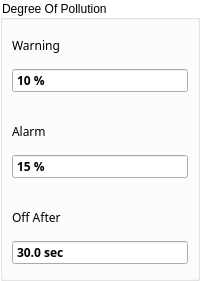
       <widget class="QGroupBox" name="groupBoxDegreeOfPollution">
        <property name="sizePolicy">
         <sizepolicy hsizetype="Preferred" vsizetype="Preferred">
          <horstretch>0</horstretch>
          <verstretch>0</verstretch>
         </sizepolicy>
        </property>
        <property name="styleSheet">
         <string notr="true">QGroupBox{
    background-color: transparent;
}</string>
        </property>
        <property name="title">
         <string>Degree Of Pollution </string>
        </property>
        <layout class="QGridLayout" name="gridLayout_23">
         <property name="leftMargin">
          <number>0</number>
         </property>
         <property name="topMargin">
          <number>0</number>
         </property>
         <property name="rightMargin">
          <number>0</number>
         </property>
         <property name="bottomMargin">
          <number>4</number>
         </property>
         <property name="spacing">
          <number>4</number>
         </property>
         <item row="0" column="0">
          <widget class="ContentBoardItem" name="widgetDashBoardDegreeOfPollutionLevelWarning" native="true">
           <property name="minimumSize">
            <size>
             <width>0</width>
             <height>82</height>
            </size>
           </property>
           <property name="maximumSize">
            <size>
             <width>16777215</width>
             <height>82</height>
            </size>
           </property>
           <property name="styleSheet">
            <string notr="true">QDoubleSpinBox::focus{
 border: 2px solid rgb(0,95,135);
}</string>
           </property>
           <layout class="QGridLayout" name="gridLayout_63">
            <property name="leftMargin">
             <number>9</number>
            </property>
            <property name="topMargin">
             <number>9</number>
            </property>
            <property name="rightMargin">
             <number>9</number>
            </property>
            <property name="bottomMargin">
             <number>9</number>
            </property>
            <property name="spacing">
             <number>6</number>
            </property>
            <item row="0" column="0">
             <widget class="QLabel" name="labelContentBoardDegreeOfPollutionLevelWarning">
              <property name="font">
               <font>
                <family>Siemens Sans</family>
               </font>
              </property>
              <property name="text">
               <string>Warning</string>
              </property>
             </widget>
            </item>
            <item row="1" column="0">
             <widget class="QDoubleSpinBox" name="doubleSpinBoxDegreeOfPollutionLevelWarning">
              <property name="sizePolicy">
               <sizepolicy hsizetype="Preferred" vsizetype="Fixed">
                <horstretch>0</horstretch>
                <verstretch>0</verstretch>
               </sizepolicy>
              </property>
              <property name="font">
               <font>
                <family>Siemens Sans</family>
                <weight>75</weight>
                <bold>true</bold>
               </font>
              </property>
              <property name="styleSheet">
               <string notr="true">QDoubleSpinBox[STATE=&quot;Ok&quot;]
{
 background:rgb(249,247,248);
 min-width: 0px;
 border: 0px;
 }
QDoubleSpinBox[STATE=&quot;Error&quot;]
{ 
 background:rgb(202, 51, 51);
 min-width: 0px;
 border: 0px;
 }
QDoubleSpinBox[STATE =&quot;Warning&quot;]
{ 
 background:rgb(231, 121, 16);
 min-width: 0px;
 border: 0px;
 }

</string>
              </property>
              <property name="wrapping">
               <bool>false</bool>
              </property>
              <property name="buttonSymbols">
               <enum>QAbstractSpinBox::NoButtons</enum>
              </property>
              <property name="suffix">
               <string> %</string>
              </property>
              <property name="decimals">
               <number>0</number>
              </property>
              <property name="minimum">
               <double>0.000000000000000</double>
              </property>
              <property name="maximum">
               <double>100.000000000000000</double>
              </property>
              <property name="singleStep">
               <double>1.000000000000000</double>
              </property>
              <property name="value">
               <double>10.000000000000000</double>
              </property>
             </widget>
            </item>
           </layout>
          </widget>
         </item>
         <item row="1" column="0">
          <widget class="ContentBoardItem" name="widgetDashBoardDegreeOfPollutionLevelAlarm" native="true">
           <property name="minimumSize">
            <size>
             <width>0</width>
             <height>82</height>
            </size>
           </property>
           <property name="maximumSize">
            <size>
             <width>16777215</width>
             <height>82</height>
            </size>
           </property>
           <property name="styleSheet">
            <string notr="true">QDoubleSpinBox::focus{
 border: 2px solid rgb(0,95,135);
}





</string>
           </property>
           <layout class="QGridLayout" name="gridLayout_54">
            <property name="leftMargin">
             <number>9</number>
            </property>
            <property name="topMargin">
             <number>9</number>
            </property>
            <property name="rightMargin">
             <number>9</number>
            </property>
            <property name="bottomMargin">
             <number>9</number>
            </property>
            <property name="spacing">
             <number>6</number>
            </property>
            <item row="0" column="0">
             <widget class="QLabel" name="labelContentBoardDegreeOfPollutionLevelAlarm">
              <property name="font">
               <font>
                <family>Siemens Sans</family>
               </font>
              </property>
              <property name="text">
               <string>Alarm</string>
              </property>
             </widget>
            </item>
            <item row="1" column="0">
             <widget class="QDoubleSpinBox" name="doubleSpinBoxDegreeOfPollutionLevelAlarm">
              <property name="sizePolicy">
               <sizepolicy hsizetype="Preferred" vsizetype="Fixed">
                <horstretch>0</horstretch>
                <verstretch>0</verstretch>
               </sizepolicy>
              </property>
              <property name="font">
               <font>
                <family>Siemens Sans</family>
                <weight>75</weight>
                <bold>true</bold>
               </font>
              </property>
              <property name="styleSheet">
               <string notr="true">QDoubleSpinBox[STATE=&quot;Ok&quot;]
{
 background:rgb(249,247,248);
 min-width: 0px;
 border: 0px;
 }
QDoubleSpinBox[STATE=&quot;Error&quot;]
{ 
 background:rgb(202, 51, 51);
 min-width: 0px;
 border: 0px;
 }
QDoubleSpinBox[STATE =&quot;Warning&quot;]
{ 
 background:rgb(231, 121, 16);
 min-width: 0px;
 border: 0px;
 }

</string>
              </property>
              <property name="wrapping">
               <bool>false</bool>
              </property>
              <property name="buttonSymbols">
               <enum>QAbstractSpinBox::NoButtons</enum>
              </property>
              <property name="suffix">
               <string> %</string>
              </property>
              <property name="decimals">
               <number>0</number>
              </property>
              <property name="minimum">
               <double>0.000000000000000</double>
              </property>
              <property name="maximum">
               <double>100.000000000000000</double>
              </property>
              <property name="singleStep">
               <double>1.000000000000000</double>
              </property>
              <property name="value">
               <double>15.000000000000000</double>
              </property>
             </widget>
            </item>
           </layout>
          </widget>
         </item>
         <item row="2" column="0">
          <widget class="ContentBoardItem" name="widgetDashBoardDegreeOfPollutionMaschineStop" native="true">
           <property name="minimumSize">
            <size>
             <width>0</width>
             <height>82</height>
            </size>
           </property>
           <property name="maximumSize">
            <size>
             <width>16777215</width>
             <height>82</height>
            </size>
           </property>
           <property name="styleSheet">
            <string notr="true">QDoubleSpinBox::focus{
 border: 2px solid rgb(0,95,135);
}





</string>
           </property>
           <layout class="QGridLayout" name="gridLayout_55">
            <property name="leftMargin">
             <number>9</number>
            </property>
            <property name="topMargin">
             <number>9</number>
            </property>
            <property name="rightMargin">
             <number>9</number>
            </property>
            <property name="bottomMargin">
             <number>9</number>
            </property>
            <property name="spacing">
             <number>6</number>
            </property>
            <item row="0" column="0">
             <widget class="QLabel" name="labelContentBoardDegreeOfPollutionMaschineStop">
              <property name="font">
               <font>
                <family>Siemens Sans</family>
               </font>
              </property>
              <property name="text">
               <string>Off After</string>
              </property>
             </widget>
            </item>
            <item row="1" column="0">
             <widget class="QDoubleSpinBox" name="doubleSpinBoxDegreeOfPollutionMaschineStop">
              <property name="sizePolicy">
               <sizepolicy hsizetype="Preferred" vsizetype="Fixed">
                <horstretch>0</horstretch>
                <verstretch>0</verstretch>
               </sizepolicy>
              </property>
              <property name="font">
               <font>
                <family>Siemens Sans</family>
                <weight>75</weight>
                <bold>true</bold>
               </font>
              </property>
              <property name="styleSheet">
               <string notr="true">QDoubleSpinBox[STATE=&quot;Ok&quot;]
{
 background:rgb(249,247,248);
 min-width: 0px;
 border: 0px;
 }
QDoubleSpinBox[STATE=&quot;Error&quot;]
{ 
 background:rgb(202, 51, 51);
 min-width: 0px;
 border: 0px;
 }
QDoubleSpinBox[STATE =&quot;Warning&quot;]
{ 
 background:rgb(231, 121, 16);
 min-width: 0px;
 border: 0px;
 }

</string>
              </property>
              <property name="wrapping">
               <bool>false</bool>
              </property>
              <property name="buttonSymbols">
               <enum>QAbstractSpinBox::NoButtons</enum>
              </property>
              <property name="suffix">
               <string> sec</string>
              </property>
              <property name="decimals">
               <number>1</number>
              </property>
              <property name="minimum">
               <double>0.000000000000000</double>
              </property>
              <property name="maximum">
               <double>100.000000000000000</double>
              </property>
              <property name="singleStep">
               <double>1.000000000000000</double>
              </property>
              <property name="value">
               <double>30.000000000000000</double>
              </property>
             </widget>
            </item>
           </layout>
          </widget>
         </item>
        </layout>
       </widget>
